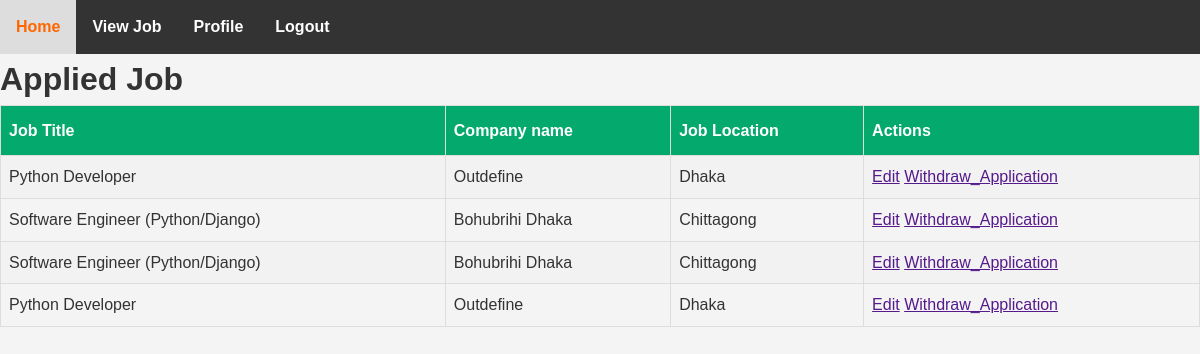
/applied_job_by_jobseeker/ (signed in), run on the app's committed database.
### myApp/models.py (models this page shows, shortened)
class jobApplyModel(models.Model):
    job=models.ForeignKey(job_model,on_delete=models.CASCADE,null=True)
    applicant=models.ForeignKey(Custom_User,on_delete=models.CASCADE,null=True)
    skills=models.CharField(max_length=100,null=True)
    apply_resume=models.FileField(upload_to='media/apply_resume',null=True)

class job_model(models.Model):
    job_title=models.CharField(max_length=100,null=True)
    company_name=models.CharField(max_length=100,null=True)
    location=models.CharField(max_length=100,null=True)
    description=models.TextField()
    create_at = models.DateTimeField(auto_now_add=True,null=True)
    update_at = models.DateTimeField(auto_now=True,null=True)
    job_creator = models.ForeignKey(Custom_User,on_delete=models.CASCADE)

### myProject/views.py (the view)
# urls.py: path('applied_job_by_jobseeker/',applied_job_by_jobseeker,name='applied_job_by_jobseeker'),
def applied_job_by_jobseeker(request):
    jobseekeruser=request.user
    applied_job=jobApplyModel.objects.filter(applicant=jobseekeruser)
    context={
        'applied':applied_job
    }
    return render(request,'JobSeeker/appliedjob.html',context)

### Template/JobSeeker/appliedjob.html (shortened to what this page needs)
{% extends "dashboard.html" %}
{% block content %}
<!DOCTYPE html>
<html>
<head>
</head>
<body>
<h1>Applied Job</h1>
<table id="customers">
  <tr>
    <th>Job Title</th>
    <th>Company name</th>
    <th>Job Location</th>
    <th>Actions</th>
  </tr>
  {% for i in applied %}
  <tr>
    <td>{{i.job.job_title}}</td>
    <td>{{i.job.company_name}}</td>
    <td>{{i.job.location}}</td>
    <td>
            <a href="">Edit</a>
            <a href="">Withdraw_Application</a>
    </td>
  </tr>
  {% endfor %}
</table>
</body>
</html>
{% endblock content %}

### Template/dashboard.html (style rules this page uses)
body { font-family: Arial, sans-serif; margin: 0; padding: 0; }
* { margin: 0; padding: 0; box-sizing: border-box; }
body { font-family: Arial, sans-serif; background-color: #f4f4f4; line-height: 1.6; color: #333; }

### Template/JobSeeker/appliedjob.html (style rules this page uses)
#customers { font-family: Arial, Helvetica, sans-serif; border-collapse: collapse; width: 100%; }
#customers td, #customers th { border: 1px solid #ddd; padding: 8px; }
#customers tr:nth-child(even) { background-color: #f2f2f2; }
#customers th { padding-top: 12px; padding-bottom: 12px; text-align: left; background-color: #04AA6D; color: white; }

### data on the page
jobApplyModel: job.job_title "Python Developer", job.company_name "Outdefine", job.location "Dhaka"
jobApplyModel: job.job_title "Software Engineer (Python/Django)", job.company_name "Bohubrihi Dhaka", job.location "Chittagong"
jobApplyModel: job.job_title "Software Engineer (Python/Django)", job.company_name "Bohubrihi Dhaka", job.location "Chittagong"
jobApplyModel: job.job_title "Python Developer", job.company_name "Outdefine", job.location "Dhaka"
